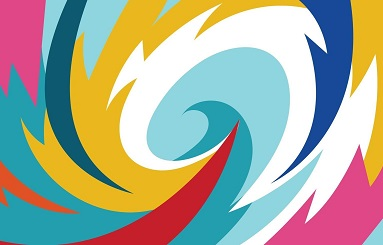
#> input picture Imagens de entrada/entrada1.jpg, 383 x 245 px, found by its file name
$ python aula-03+.py
#> lines starting #> are read from the running program, lines starting #| are printed output that depends on the picture
# -*- coding: utf-8 -*-
"""
Created on Tue Oct 17 18:31:00 2023

@author: aluno
"""

import cv2
import numpy
import matplotlib.pyplot as plt
foto = 'entrada1.jpg'
imagem = cv2.imread(foto)
#> imagem is the input picture: shape (245, 383, 3); mean B, G, R 155, 171.2, 168.3

#########################################################################################################
#=======================================================================================================#
#########################################################################################################

def deixaCinza (IMG):
    cinzas = numpy.zeros((imagem.shape[0], imagem.shape[1]), dtype = numpy.uint8)
    for i in range (imagem.shape[0]):
        for j in range (imagem.shape[1]):
            cinzas[i][j] = (IMG[i][j].sum()//3)
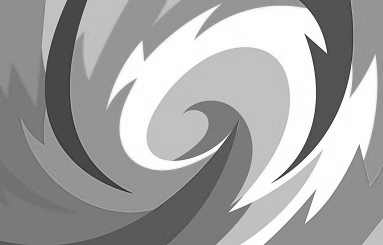
#> cinzas: shape (245, 383); min 35, max 255, mean 164.6
    cv2.imshow('Imagem em Tons de Cinza', cinzas)
    cv2.waitKey(0)
    return cinzas

def criaHistograma (IMG):
    histCinza = [0]*256
    for i in range (IMG.shape[0]):
        for j in range (IMG.shape[1]):
            histCinza[IMG[i][j]] = histCinza[IMG[i][j]] + 1
#> after the loop, histCinza = 256 values, max 8649 at index 193, min 0 at index 0, mean 366.5
    pixel = [0]*256
    for i in range (256):
        pixel[i]=i
    plt.xlabel('ID do Pixel (0 a 255)')
    plt.ylabel('Quantidade')
    plt.title('Histograma dos Pixels da Imagem')
    plt.bar(pixel, histCinza, color='gray')
    plt.show()
#> figure, not shown here; tallest bar 8649 high, from x = 192.6 to 193.4

#########################################################################################################
#=======================================================================================================#
#########################################################################################################

def inverteTom (IMG):
    negativo = numpy.zeros((IMG.shape[0], IMG.shape[1]), dtype = numpy.uint8)
    for i in range (IMG.shape[0]):
        for j in range (IMG.shape[1]):
            negativo[i][j] = ((-1)*(IMG[i][j]))  #(contraste * imagem cinza original + luminosidade)
            aux = 0
            aux = (negativo[i][j])
            if aux > 255:
                aux = 255
                negativo[i][j] = aux
            if aux < 0:
                aux = 0
                negativo[i][j] = aux
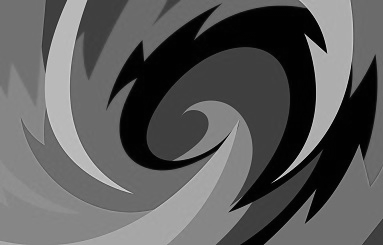
#> negativo: shape (245, 383); min 1, max 221, mean 91.4
    y=[0]*256
    x=[0]*256
    for i in range (256):
        x[i] = i
        y[i] = i
        y[i] = ((-1)*(y[i]))
        if y[i]>255:
            y[i] = 255
    plt.xlabel('Origem - r')
    plt.ylabel('Destino - s')
    plt.title('Curva de Transformação: Imagem Negativa')
    plt.plot(x, y, color='gray')
    plt.show()
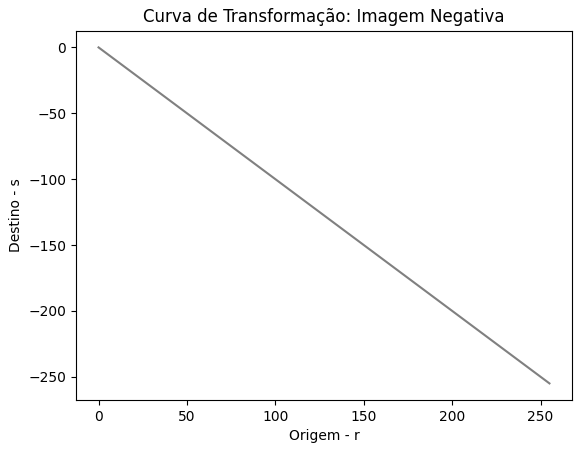
#> figure drawn by matplotlib, 1 panel; curve peaks at x = 0, y = 0
    cv2.imshow("Imagem Negativa", negativo)
    cv2.waitKey(0)
    return negativo

#########################################################################################################
#=======================================================================================================#
#########################################################################################################

def manipContraste1 (IMG):
    contraste = numpy.zeros((IMG.shape[0], IMG.shape[1]), dtype = numpy.uint8)
    for i in range (IMG.shape[0]):
        for j in range (IMG.shape[1]):
            contraste[i][j] = ((2*(IMG[i][j]))+5)
            aux = 0
            aux = (contraste[i][j])
            if aux > 255:
                aux = 255
                contraste[i][j] = aux
            if aux < 0:
                aux = 0
                contraste[i][j] = aux
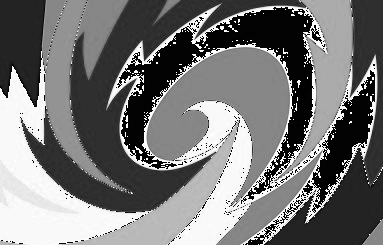
#> contraste: shape (245, 383); min 1, max 255, mean 118.1
    y=[0]*256
    x=[0]*256
    for i in range (256):
        x[i] = i
        y[i] = i
        y[i] = ((2*(y[i]))+5)
        if y[i]>255:
            y[i] = 255
        if y[i]<0:
            y[i] = 0
    plt.xlabel('Origem - r')
    plt.ylabel('Destino - s')
    plt.title('Curva de Transformação: Encurtando as Cores')
    plt.plot(x, y, color='gray')
    plt.show()
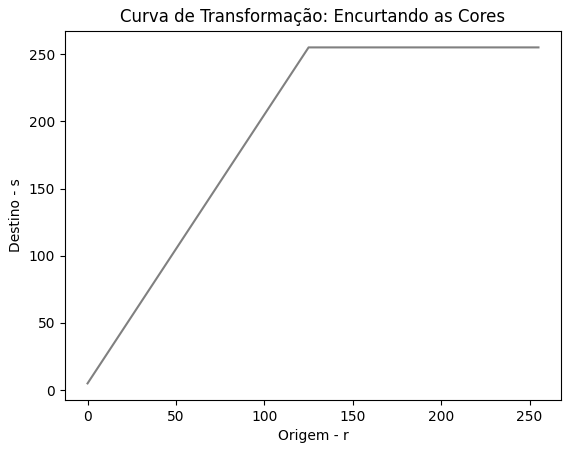
#> figure drawn by matplotlib, 1 panel; curve peaks at x = 125, y = 255
    cv2.imshow("Manipulacao de Contraste I", contraste)
    cv2.waitKey(0)
    return contraste

#########################################################################################################
#=======================================================================================================#
#########################################################################################################

def manipContraste2 (IMG):
    contraste = numpy.zeros((IMG.shape[0], IMG.shape[1]), dtype = numpy.uint8)
    for i in range (IMG.shape[0]):
        for j in range (IMG.shape[1]):
            contraste[i][j] = ((((1/256)*IMG[i][j])**2)*256)
        aux = 0
        aux = (contraste[i][j])
        if aux > 255:
            aux = 255
            contraste[i][j] = aux
        if aux < 0:
            aux = 0
            contraste[i][j] = aux
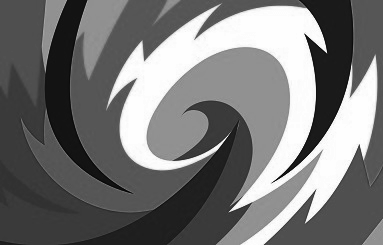
#> contraste: shape (245, 383); min 4, max 254, mean 118.2
    y=[0]*256
    x=[0]*256
    for i in range (256):
        x[i] = i
        y[i] = i
        y[i] = (((1/256)*y[i])**2)
        if y[i]>255:
            y[i] = 255
        if y[i]<0:
            y[i] = 0
    plt.xlabel('Origem - r')
    plt.ylabel('Destino - s')
    plt.title('Curva de Transformação: Parábola')
    plt.plot(x, y, color='gray')
    plt.show()
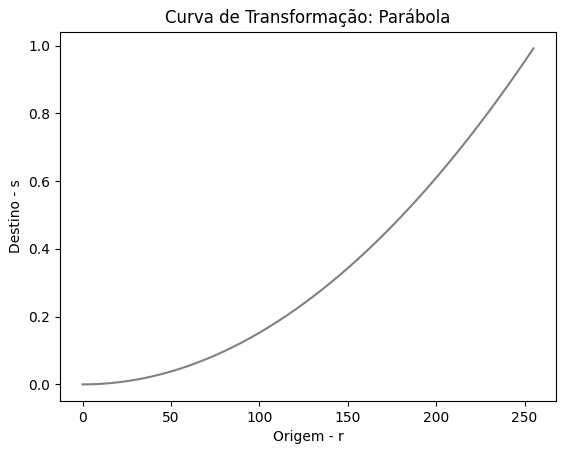
#> figure drawn by matplotlib, 1 panel; curve peaks at x = 255, y = 0.992
    cv2.imshow("Manipulacao de Contraste II", contraste)
    cv2.waitKey(0)
    return contraste

#########################################################################################################
#=======================================================================================================#
#########################################################################################################

imgCinza = deixaCinza(imagem)
criaHistograma(imgCinza)
imgNegativa = inverteTom(imgCinza)
cv2.imwrite("saida1-iNegativa.jpg",imgNegativa)
imgManip1 = manipContraste1(imgCinza)
cv2.imwrite("saida1-iManip1.jpg",imgManip1)
imgManip2 = manipContraste2(imgCinza)
cv2.imwrite("saida1-iManip2.jpg",imgManip2)

$ run again, with Imagens de entrada/entrada2.jpg copied over Imagens de entrada/entrada1.jpg
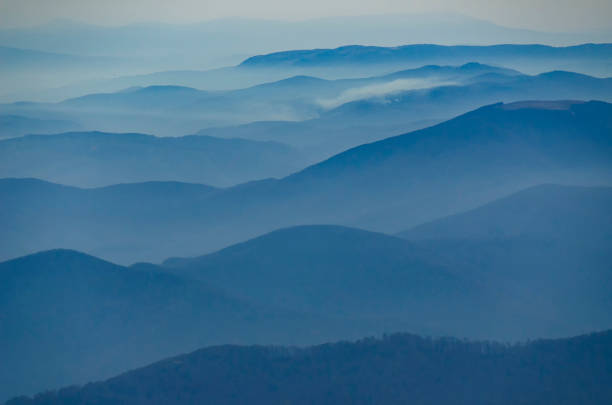
#> input picture Imagens de entrada/entrada2.jpg, 612 x 405 px, found by its file name
#> imagem is the input picture: shape (405, 612, 3); mean B, G, R 148.4, 115.7, 66.2
#> after the loop in deixaCinza, `for i in range (imagem.shape[0]):`:
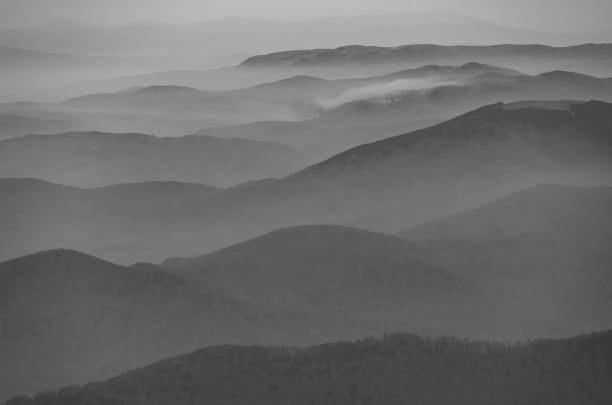
#> cinzas: shape (405, 612); min 54, max 187, mean 109.7
#> after the loop in criaHistograma, `for i in range (IMG.shape[0]):`: histCinza = 256 values, max 6447 at index 90, min 0 at index 0, mean 968.2
#> after the loop in manipContraste2, `for i in range (IMG.shape[0]):`:
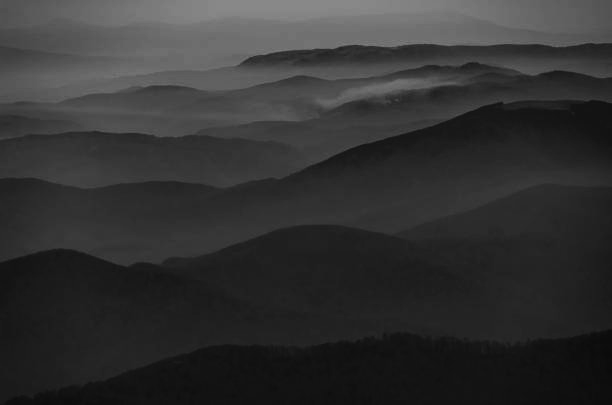
#> contraste: shape (405, 612); min 11, max 136, mean 50.3

$ run again, with Imagens de entrada/entrada3.jpg copied over Imagens de entrada/entrada1.jpg
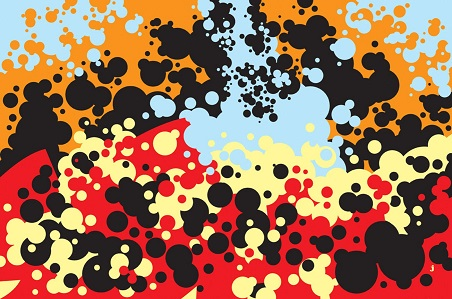
#> input picture Imagens de entrada/entrada3.jpg, 452 x 299 px, found by its file name
#> imagem is the input picture: shape (299, 452, 3); mean B, G, R 86.8, 112.2, 157.2
#> after the loop in deixaCinza, `for i in range (imagem.shape[0]):`:
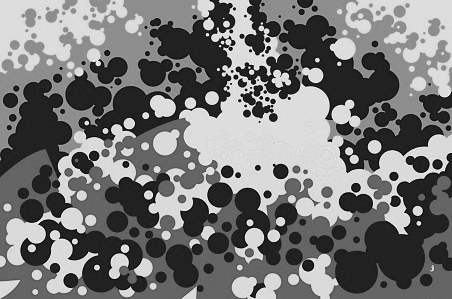
#> cinzas: shape (299, 452); min 1, max 247, mean 118.4
#> after the loop in criaHistograma, `for i in range (IMG.shape[0]):`: histCinza = 256 values, max 13103 at index 33, min 0 at index 0, mean 527.9
#> after the loop in manipContraste2, `for i in range (IMG.shape[0]):`:
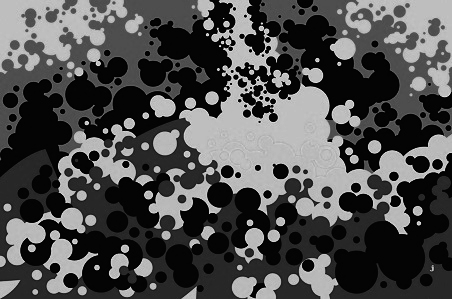
#> contraste: shape (299, 452); min 0, max 238, mean 77.9

$ run again, with Imagens de entrada/entrada4.jpg copied over Imagens de entrada/entrada1.jpg
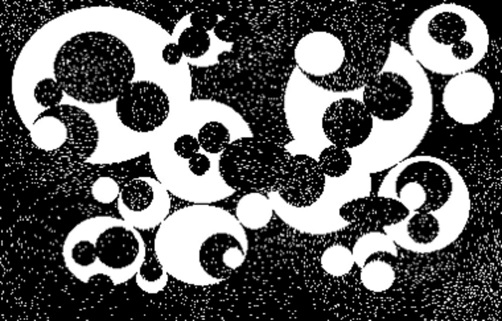
#> input picture Imagens de entrada/entrada4.jpg, 502 x 321 px, found by its file name
#> imagem is the input picture: shape (321, 502, 3); min 0, max 255, mean 99.2
#> after the loop in criaHistograma, `for i in range (IMG.shape[0]):`: histCinza = 256 values, max 39075 at index 0, min 53 at index 189, mean 629.5
#> after the loop in manipContraste2, `for i in range (IMG.shape[0]):`:
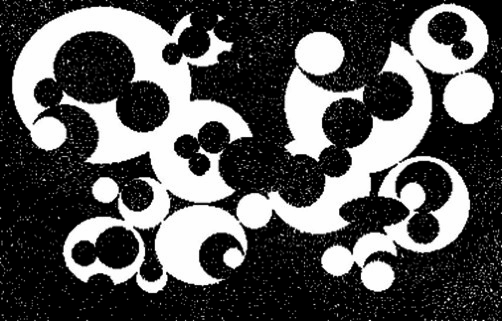
#> contraste: shape (321, 502); min 0, max 254, mean 86.8
